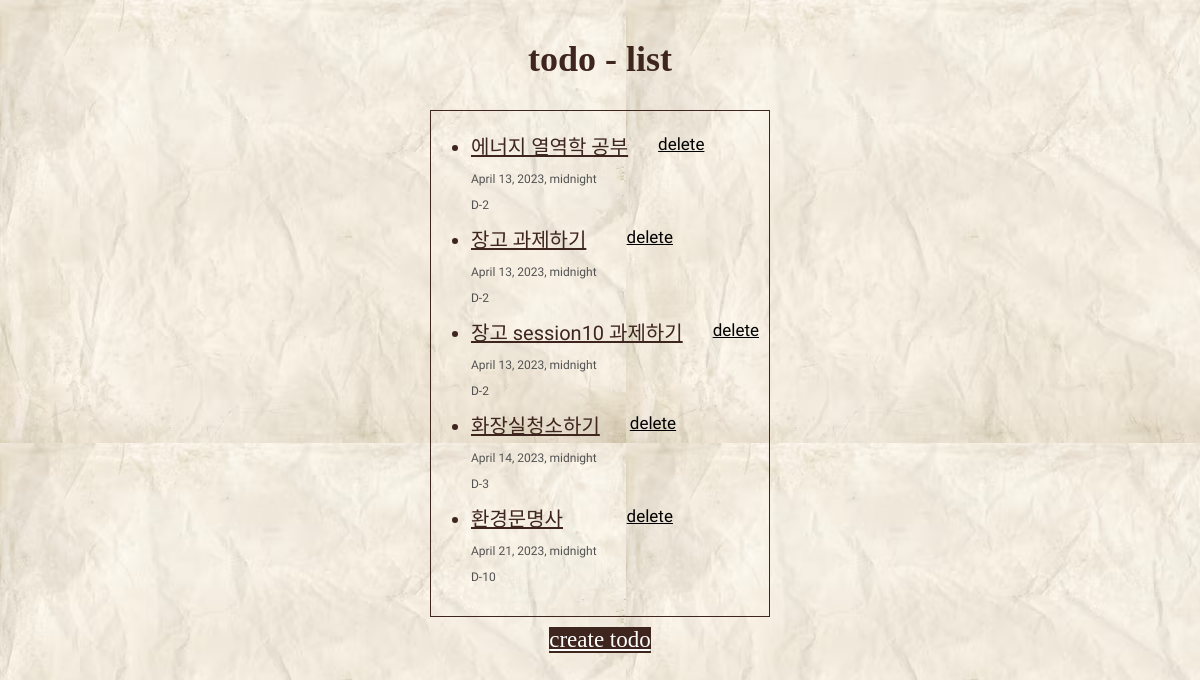
The page / on the database its author committed.
### todoApp/models.py (models this page shows, shortened)
class Todo(models.Model):
    title = models.CharField(max_length=200)
    content = models.TextField()
    deadline_dt = models.DateTimeField()
    def deadline(self):
        deadline_dt = self.deadline_dt
        today = timezone.now()
        d_day = (deadline_dt - today).days
        return d_day
    class Meta:
        ordering = ['deadline_dt']

### todoApp/views.py (the view)
# urls.py: 2. Add a URL to urlpatterns:  path('', views.home, name='home')
def home(request):
    tasks = Todo.objects.all()
    return render(request, 'home.html', {'tasks': tasks,})

### todoApp/templates/home.html (shortened to what this page needs)
<!DOCTYPE html>
<html lang="en">
<head>
    {% load static %}
    <link rel="stylesheet" type = "text/css" href= "{% static 'home.css' %}" />
</head>
<body>
    <div class="container">
        <h2>todo - list</h2>
        <div class = "flex">
            <ul>
                {% for task in tasks %}
                <div class="list">
                    <li>
                        <a href = "{% url 'detail' task.pk %}" class = "title">{{ task.title }}</a>
                        <p class = "date">{{ task.deadline_dt }}</p>
                        <p class = "date">D-{{ task.deadline }}</p>
                    </li>
                    <div>
                        <a href="{% url 'delete' task.pk %}" class = "delete">delete</a>
                    </div>
                </div>
                {% endfor %}
            </ul>
        </div>
        <div class="name">
            <a href="{% url 'new' %}">create todo</a>
        </div>
    </div>
</body>
</html>

### todoApp/static/home.css (style rules this page uses)
body { background-image: url('./old-crumpled-paper-texture-background_118047-12865.avif'); }
h2 { font-family: 'TAN-NIMBUS'; font-size: 36px; color: #3E251E; }
.container { display: flex; flex-direction: column; align-items: center; font-family: 'Nanum Myeongjo', serif; font-size: 20px; color: #3E251E; }
.flex { border: 1px solid #3E251E; padding-right: 10px; }
.container a { color: #3E251E; }
.container .delete { font-size: 17px; color: #000000; }
.list { width: 100%; display: flex; flex-direction: row; }
li { margin-right: 30px; }
.date { font-size: 12px; color: rgb(82, 82, 82); }
.name { margin-top: 10px; background-color: #3E251E; text-align: center; }
.name a { font-family: 'Droid Serif'; font-size: 23px; color: white; }

### rows shown on the page
Todo: title "에너지 열역학 공부", deadline_dt "April 13, 2023, midnight", deadline "2"
Todo: title "장고 과제하기", deadline_dt "April 13, 2023, midnight", deadline "2"
Todo: title "장고 session10 과제하기", deadline_dt "April 13, 2023, midnight", deadline "2"
Todo: title "화장실청소하기", deadline_dt "April 14, 2023, midnight", deadline "3"
Todo: title "환경문명사", deadline_dt "April 21, 2023, midnight", deadline "10"
